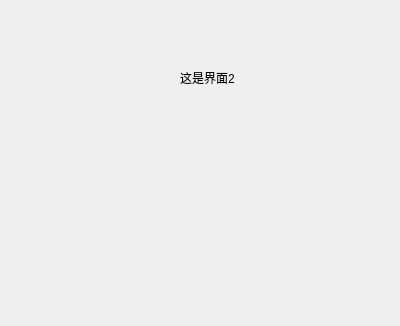
<?xml version="1.0" encoding="UTF-8"?>
<ui version="4.0">
 <class>Form</class>
 <widget class="QWidget" name="Form">
  <property name="geometry">
   <rect>
    <x>0</x>
    <y>0</y>
    <width>400</width>
    <height>326</height>
   </rect>
  </property>
  <property name="windowTitle">
   <string>Form</string>
  </property>
  <widget class="QLabel" name="label">
   <property name="geometry">
    <rect>
     <x>180</x>
     <y>70</y>
     <width>72</width>
     <height>15</height>
    </rect>
   </property>
   <property name="text">
    <string>这是界面2</string>
   </property>
  </widget>
 </widget>
 <resources/>
 <connections/>
</ui>
